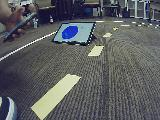
#> input picture img_1.jpg, 160 x 120 px
$ python circle_detect.py
#> lines starting #> are read from the running program, lines starting #| are printed output that depends on the picture
#> further down, test is the input picture: shape (120, 160, 3); mean B, G, R 96.9, 94.9, 92.7
#!/usr/bin/env python
# coding: utf-8

# In[ ]:

import cv2
def detectcircle(img):
    '''input string--name of the image
       output 1. center of the circle coordinate (array) 2.the RGB value of the center pixel
    '''
    import numpy as np
    import matplotlib.pyplot as plt
    from PIL import Image
    #get_ipython().run_line_magic('matplotlib', 'inline')
   # img=cv2.imread(image_name,0)
    img = cv2.medianBlur(img,5)
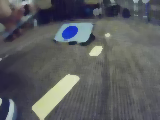
#> img: shape (120, 160, 3); mean of channels 0, 1, 2 95.9, 93.8, 91.7; drawn as B, G, R
    ret,thresh=cv2.threshold(img,127,255,0)
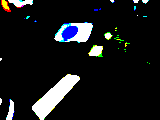
#> thresh: shape (120, 160, 3); mean of channels 0, 1, 2 25, 24.3, 22.7; drawn as B, G, R
    edges=cv2.Canny(img,150,200)
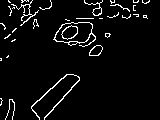
#> edges: shape (120, 160); 4.8% white in thin lines or dots
    cimg = cv2.cvtColor(edges,cv2.COLOR_GRAY2BGR)
#> cimg: shape (120, 160, 3); 4.8% white in thin lines or dots

    #plt.imshow(edges)
    #plt.gray()
    #plt.show()
    ##############################
#> (the run stopped early here; a loop or call above may not have finished)
